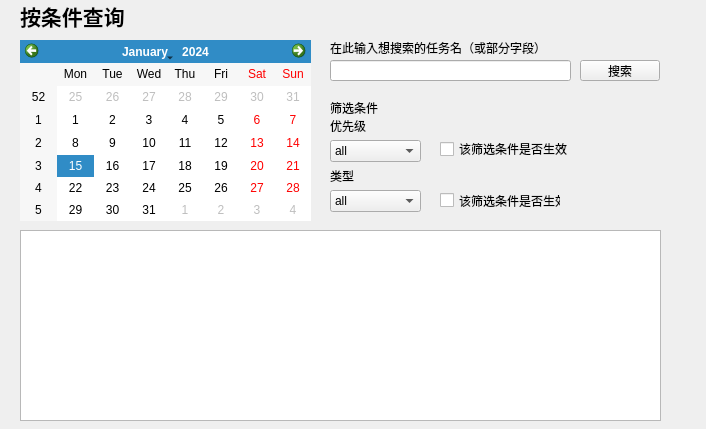
<?xml version="1.0" encoding="UTF-8"?>
<ui version="4.0">
 <class>Inquiry</class>
 <widget class="QWidget" name="Inquiry">
  <property name="geometry">
   <rect>
    <x>0</x>
    <y>0</y>
    <width>706</width>
    <height>429</height>
   </rect>
  </property>
  <property name="windowTitle">
   <string>Form</string>
  </property>
  <widget class="QCalendarWidget" name="inquiryCal">
   <property name="geometry">
    <rect>
     <x>20</x>
     <y>40</y>
     <width>291</width>
     <height>181</height>
    </rect>
   </property>
  </widget>
  <widget class="QTableWidget" name="result_list">
   <property name="geometry">
    <rect>
     <x>20</x>
     <y>230</y>
     <width>641</width>
     <height>191</height>
    </rect>
   </property>
  </widget>
  <widget class="QComboBox" name="search_prior">
   <property name="geometry">
    <rect>
     <x>330</x>
     <y>140</y>
     <width>91</width>
     <height>22</height>
    </rect>
   </property>
   <item>
    <property name="text">
     <string>all</string>
    </property>
   </item>
   <item>
    <property name="text">
     <string>low</string>
    </property>
   </item>
   <item>
    <property name="text">
     <string>middle</string>
    </property>
   </item>
   <item>
    <property name="text">
     <string>high</string>
    </property>
   </item>
   <item>
    <property name="text">
     <string>emergent</string>
    </property>
   </item>
  </widget>
  <widget class="QComboBox" name="search_type">
   <property name="geometry">
    <rect>
     <x>330</x>
     <y>190</y>
     <width>91</width>
     <height>22</height>
    </rect>
   </property>
   <item>
    <property name="text">
     <string>all</string>
    </property>
   </item>
   <item>
    <property name="text">
     <string>study</string>
    </property>
   </item>
   <item>
    <property name="text">
     <string>play</string>
    </property>
   </item>
   <item>
    <property name="text">
     <string>life</string>
    </property>
   </item>
   <item>
    <property name="text">
     <string>work</string>
    </property>
   </item>
  </widget>
  <widget class="QLabel" name="label">
   <property name="geometry">
    <rect>
     <x>330</x>
     <y>120</y>
     <width>40</width>
     <height>12</height>
    </rect>
   </property>
   <property name="text">
    <string>优先级</string>
   </property>
  </widget>
  <widget class="QLabel" name="label_2">
   <property name="geometry">
    <rect>
     <x>330</x>
     <y>170</y>
     <width>40</width>
     <height>12</height>
    </rect>
   </property>
   <property name="text">
    <string>类型</string>
   </property>
  </widget>
  <widget class="QLabel" name="label_3">
   <property name="geometry">
    <rect>
     <x>330</x>
     <y>100</y>
     <width>61</width>
     <height>16</height>
    </rect>
   </property>
   <property name="text">
    <string>筛选条件</string>
   </property>
  </widget>
  <widget class="QLineEdit" name="searchName">
   <property name="geometry">
    <rect>
     <x>330</x>
     <y>60</y>
     <width>241</width>
     <height>21</height>
    </rect>
   </property>
  </widget>
  <widget class="QCheckBox" name="prior_valid">
   <property name="geometry">
    <rect>
     <x>440</x>
     <y>140</y>
     <width>131</width>
     <height>18</height>
    </rect>
   </property>
   <property name="text">
    <string>该筛选条件是否生效</string>
   </property>
   <property name="tristate">
    <bool>false</bool>
   </property>
  </widget>
  <widget class="QCheckBox" name="type_valid">
   <property name="geometry">
    <rect>
     <x>440</x>
     <y>190</y>
     <width>121</width>
     <height>21</height>
    </rect>
   </property>
   <property name="text">
    <string>该筛选条件是否生效</string>
   </property>
  </widget>
  <widget class="QLabel" name="label_4">
   <property name="geometry">
    <rect>
     <x>330</x>
     <y>40</y>
     <width>251</width>
     <height>16</height>
    </rect>
   </property>
   <property name="text">
    <string>在此输入想搜索的任务名（或部分字段）</string>
   </property>
  </widget>
  <widget class="QPushButton" name="toSearch">
   <property name="geometry">
    <rect>
     <x>580</x>
     <y>60</y>
     <width>80</width>
     <height>21</height>
    </rect>
   </property>
   <property name="text">
    <string>搜索</string>
   </property>
  </widget>
  <widget class="QLabel" name="label_5">
   <property name="geometry">
    <rect>
     <x>20</x>
     <y>0</y>
     <width>131</width>
     <height>31</height>
    </rect>
   </property>
   <property name="text">
    <string>&lt;html&gt;&lt;head/&gt;&lt;body&gt;&lt;p&gt;&lt;span style=&quot; font-size:16pt; font-weight:700;&quot;&gt;按条件查询&lt;/span&gt;&lt;/p&gt;&lt;/body&gt;&lt;/html&gt;</string>
   </property>
  </widget>
 </widget>
 <resources/>
 <connections/>
</ui>
